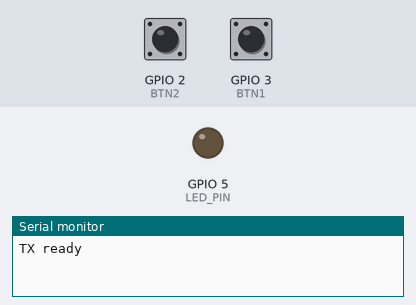
Bench run of a program on a simulated ESP32-C3. On the bench: output pins drawn as LEDs (lit = HIGH), the last lines printed to the serial monitor. Dashed ring = blinking. The test bench sets the inputs (shaded band); at power-on: GPIO 2 (BTN2) HIGH, GPIO 3 (BTN1) HIGH.

Above: at 1.2 s.
1.3 s: GPIO 2 (BTN2) pulled LOW for 0.15 s
At 1.37 s:
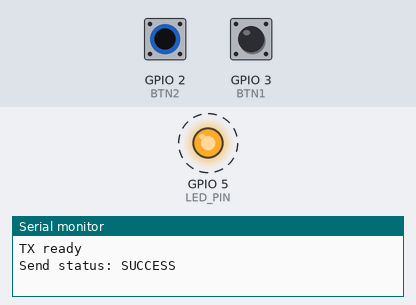
Timing chart, 0 to 4.3 s (numbered marks = the images above; inputs shaded):
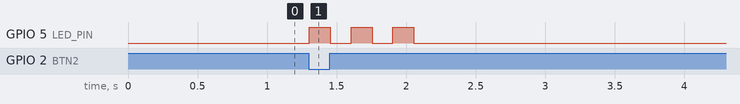

Measured:
- after the input at 1.3 s, GPIO 5 (LED_PIN): alternates HIGH for 0.15 s and LOW for 0.15 s, 6 changes in all, then stays LOW, starting at once

The program:

main.cpp
```cpp
 /*
  TX_Wave - ESP32 TX (transmitter) unit
  Mục đích: gửi lệnh điều khiển (bật/tắt LED) qua ESP-NOW tới máy nhận (RX)
  - Nút 1 (BTN1): chế độ chống trộm (gửi id=1)
  - Nút 2 (BTN2): tìm xe (gửi id=2)
  - (Tùy chọn) BTN3: dự phòng cho tính năng thêm
  Phát triển bởi: [ Nguyễn Văn Đô]
  Ngày: [ Tháng 6, 2024 ]
  Phiên bản: 1.0
*/

#include <WiFi.h>
#include <esp_now.h>

// --- Chân phần cứng ---
#define BTN1 3  // Nút 1: Chống trộm (INPUT_PULLUP)
#define BTN2 2  // Nút 2: Tìm xe (INPUT_PULLUP)
// #define BTN3 41 // Dự phòng
#define LED_PIN 5 // LED báo hiệu (OUTPUT)

// Địa chỉ MAC của thiết bị nhận (RX) - hãy thay bằng MAC của bạn nếu cần
uint8_t rxAddress[] = {0xDC, 0x06, 0x75, 0x67, 0x63, 0x4C}; // MAC RX

// --- Giao thức dữ liệu gửi ---
// Mẫu dữ liệu đơn giản: id (button id) và state (0/1)
typedef struct {
  uint8_t id;    // id nút (1..3)
  uint8_t state; // trạng thái (bật/tắt)
} control_msg_t;

control_msg_t msg;      // buffer để gửi
bool ledState[3] = {0, 0, 0}; // trạng thái LED ảo cho từng id (được toggle khi gửi)

// --- Debounce cho nút nhấn ---
// Lưu trạng thái trước đó của nút để phát hiện cạnh thay đổi
uint8_t prevState[3];
// Lưu thời điểm thay đổi gần nhất để lọc nhiễu (debounce)
unsigned long lastDebounce[3];
const unsigned long debounceDelay = 50; // 50 ms debounce

// --- Hàm tiện ích ---
// Nháy LED vật lý `times` lần, mỗi lần sáng/tắt `msDelay` ms (hiển thị feedback khi bấm nút)
void blinkLED(int pin, int times, int msDelay) {
  for (int i = 0; i < times; i++) {
    digitalWrite(pin, HIGH);
    delay(msDelay);
    digitalWrite(pin, LOW);
    delay(msDelay);
  }
}

// Callback khi ESP-NOW hoàn thành gửi: in trạng thái thành công hay thất bại
void onSent(const uint8_t *mac_addr, esp_now_send_status_t status) {
  Serial.print("Send status: ");
  Serial.println(status == ESP_NOW_SEND_SUCCESS ? "SUCCESS" : "FAIL");
}

// Gửi lệnh cho id cụ thể (1..3)
// Thao tác: toggle trạng thái trong ledState[], gắn vào msg, và gọi esp_now_send
void sendLED(uint8_t id) {
  // id-1 vì mảng ledState 0-based
  ledState[id - 1] = !ledState[id - 1];
  msg.id = id;
  msg.state = ledState[id - 1];
  // gửi tới địa chỉ rxAddress đã định nghĩa
  esp_now_send(rxAddress, (uint8_t *)&msg, sizeof(msg));
}

/*=========================================================== Set up ==============================================*/
void setup() {
  Serial.begin(115200);

  // Cấu hình chân vào ra
  pinMode(BTN1, INPUT_PULLUP);
  pinMode(BTN2, INPUT_PULLUP);
  // pinMode(BTN3, INPUT_PULLUP); // bỏ comment nếu sử dụng BTN3
  pinMode(LED_PIN, OUTPUT);
  digitalWrite(LED_PIN, LOW); // đảm bảo LED tắt lúc khởi động

  // Khởi tạo trạng thái trước và bộ đếm debounce
  prevState[0] = digitalRead(BTN1);
  prevState[1] = digitalRead(BTN2);
  // prevState[2] = digitalRead(BTN3);
  lastDebounce[0] = lastDebounce[1] = lastDebounce[2] = 0;

  // ESP-NOW cần chế độ WiFi STA (station)
  WiFi.mode(WIFI_STA);

  if (esp_now_init() != ESP_OK) {
    Serial.println("ESP-NOW init failed");
    return; // nếu khởi tạo thất bại thì dừng ở đây
  }

  // đăng ký callback khi gửi xong
  esp_now_register_send_cb(onSent);

  // thêm peer (điểm nhận) bằng địa chỉ MAC
  esp_now_peer_info_t peer = {};
  memcpy(peer.peer_addr, rxAddress, 6);
  peer.channel = 0;
  peer.encrypt = false;
  esp_now_add_peer(&peer);

  Serial.println("TX ready");
}

/*================================================================= Loop ======================================================*/
void loop() {
  int current;

  // --- Xử lý BTN1 ---
  // Đọc trạng thái hiện tại, so sánh với prevState để phát hiện cạnh thay đổi.
  // Nếu thay đổi và đã vượt quá thời gian debounce => xử lý edge.
  current = digitalRead(BTN1);
  if (current != prevState[0]) {
    if (millis() - lastDebounce[0] > debounceDelay) {
      if (current == LOW) { // nút bấm (INPUT_PULLUP => LOW khi bấm)
        sendLED(1); // gửi id 1
        blinkLED(LED_PIN, 3, 150); // feedback bằng LED vật lý
      }
      lastDebounce[0] = millis();
    }
  }
  prevState[0] = current; // cập nhật prevState

  // --- Xử lý BTN2 (tương tự BTN1) ---
  current = digitalRead(BTN2);
  if (current != prevState[1]) {
    if (millis() - lastDebounce[1] > debounceDelay) {
      if (current == LOW) {
        sendLED(2); // gửi id 2
        blinkLED(LED_PIN, 3, 150);
      }
      lastDebounce[1] = millis();
    }
  }
  prevState[1] = current;

  // --- BTN3 (để tham khảo): nếu muốn thêm, bỏ comment phần này ---
  // current = digitalRead(BTN3);
  // if (current != prevState[2]) {
  //   if (millis() - lastDebounce[2] > debounceDelay) {
  //     if (current == LOW) {
  //       sendLED(3);
  //     }
  //     lastDebounce[2] = millis();
  //   }
  // }
  // prevState[2] = current;

  delay(10); // khoảng chờ nhỏ để giảm tần số polling
}
```
